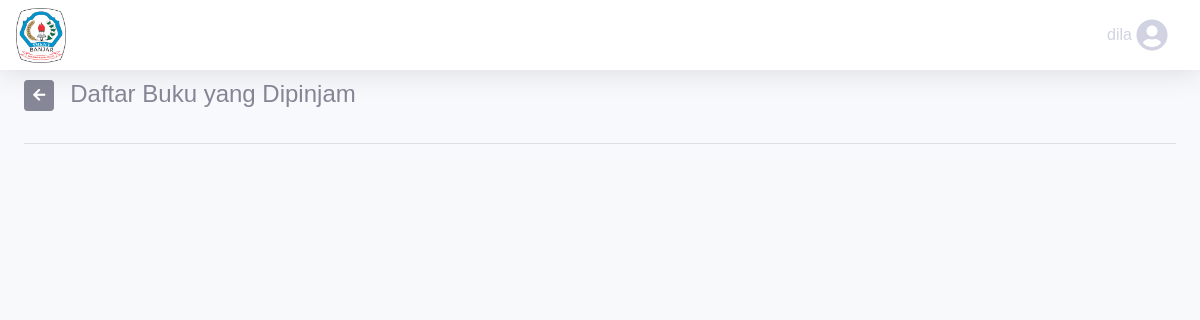
Before: /user/daftar_pinjam.php (signed in) with the older database file.
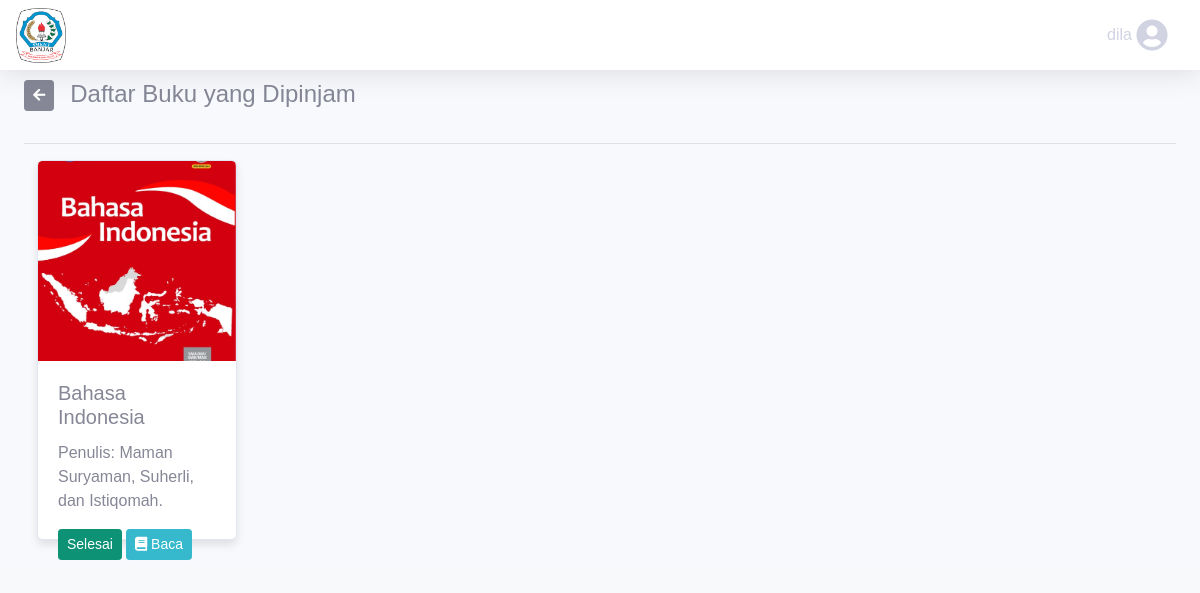
After: the same page with the newer database file.
### tables this page shows
CREATE TABLE `peminjaman` (
  `peminjaman_id` int(11) NOT NULL,
  `perpus_id` int(11) NOT NULL,
  `buku_id` int(11) NOT NULL,
  `tanggal_pinjam` date NOT NULL,
  `user_id` varchar(11) NOT NULL,
  `username` varchar(255) NOT NULL,
  `tanggal_kembali` date NOT NULL,
  `created_at` timestamp NOT NULL DEFAULT current_timestamp() ON UPDATE current_timestamp(),
  `status_peminjam` varchar(255) NOT NULL
);

CREATE TABLE `buku` (
  `buku_id` int(11) NOT NULL,
  `perpus_id` int(11) NOT NULL,
  `judul` varchar(100) NOT NULL,
  `cover` varchar(255) NOT NULL,
  `penulis` varchar(50) NOT NULL,
  `penerbit` varchar(50) NOT NULL,
  `tahun_terbit` int(11) NOT NULL,
  `deskripsi` varchar(10000) NOT NULL,
  `kategori_id` int(11) NOT NULL,
  `ketersediaan` int(50) NOT NULL,
  `file_pdf` varchar(1000) NOT NULL,
  `created_at` timestamp NOT NULL DEFAULT current_timestamp() ON UPDATE current_timestamp()
);

### user/daftar_pinjam.php (the view, shortened to what this page needs)
<?php
$servername = "localhost";
$username = "root";
$password = "";
$dbname = "perpustakaan_digital";
$conn = new mysqli($servername, $username, $password, $dbname);
$query = "SELECT buku.*,peminjaman.* FROM buku INNER JOIN peminjaman on peminjaman.buku_id = buku.buku_id ";
$result = $conn->query($query);
?>
<!DOCTYPE html>
<html lang="en">
<head>
    <link href="../dashboard/vendor/fontawesome-free/css/all.min.css" rel="stylesheet" type="text/css">
    <link href="../dashboard/css/sb-admin-2.min.css" rel="stylesheet">
</head>
<body id="page-top">
    <div id="wrapper">
        <div id="content-wrapper" class="d-flex flex-column" style="padding-top: 80px;">
            <div id="content">
                <nav class="navbar navbar-expand navbar-light bg-white topbar mb-4 static-top shadow fixed-top">
                    <a class="navbar-brand" href="#">
                        <img src="../logo.png" width="50" height="55" class="d-inline-block align-top" alt="Your Logo">
                    </a>
                    <ul class="navbar-nav ml-auto">
                        <li class="nav-item dropdown no-arrow">
                            <a class="nav-link dropdown-toggle" href="#" id="userDropdown" role="button" data-toggle="dropdown" aria-haspopup="true" aria-expanded="false">
                                <?php
                                if (isset($_SESSION['username'])) {
                                    echo $_SESSION['username'];
                                } else {
                                    echo "Pengguna";
                                }
                                ?>
                                <i class="fas fa-user-circle fa-fw fa-2x"></i>
                            </a>
                        </li>
                    </ul>
                </nav>
                <div class="container-fluid">
                    <div class="row">
                        <div class="col">
                            <a class="btn btn-secondary btn-sm float-left mb-3" href="javascript:history.go(-1)">
                                <i class="fas fa-arrow-left"></i>
                            </a>
                            <h4 class="float-left ml-3">Daftar Buku yang Dipinjam</h4>
                        </div>
                    </div>
                    <hr>
                    <div class="row">
                        <?php
                        if (isset($result) && $result !== null && $result->num_rows > 0) {
                            while ($row = $result->fetch_assoc()) {
                                if ($row['status_peminjam'] === "dipinjam" && $row['user_id'] == $_SESSION['user_id']) :
                        ?>
                                    <div class="searchable card" style="width: 200px; height: 380px; margin-right: 10px;">
                                        <img src="../proses/uploads/<?php echo $row['cover']; ?>" class="card-img-top" alt="Cover Image" style="width: 100%; height: 200px; object-fit: cover;">
                                        <div class="card-body">
                                            <h5 class="card-title"><?php echo $row['judul']; ?></h5>
                                            <p class="card-text">Penulis: <?php echo $row['penulis']; ?></p>
                                            <a href='../proses/proses_kembalikan_buku.php?id_buku=<?php echo $row['peminjaman_id']; ?>'>
                                                <button class="btn btn-info2 btn-sm ">Selesai</button>
                                            </a>
                                            <a href='baca_buku.php?id_buku=<?php echo $row['buku_id']; ?>'>
                                                <button class="btn btn-info btn-sm">
                                                    <i class="fas fa-book"></i> Baca
                                                </button>
                                            </a>
                                        </div>
                                    </div>
                        <?php
                                endif;
                            }
                        } else {
                            echo '<div class="col"><p>Tidak ada buku yang dipinjam.</p></div>';
                        }
                        ?>
                    </div>
                </div>
            </div>
        </div>
    </div>
</body>
</html>

Changed rows visible on the page:
added peminjaman: buku.cover (picture), buku.judul "Bahasa Indonesia", buku.penulis "Maman Suryaman, Suherli, dan Istiqomah."
